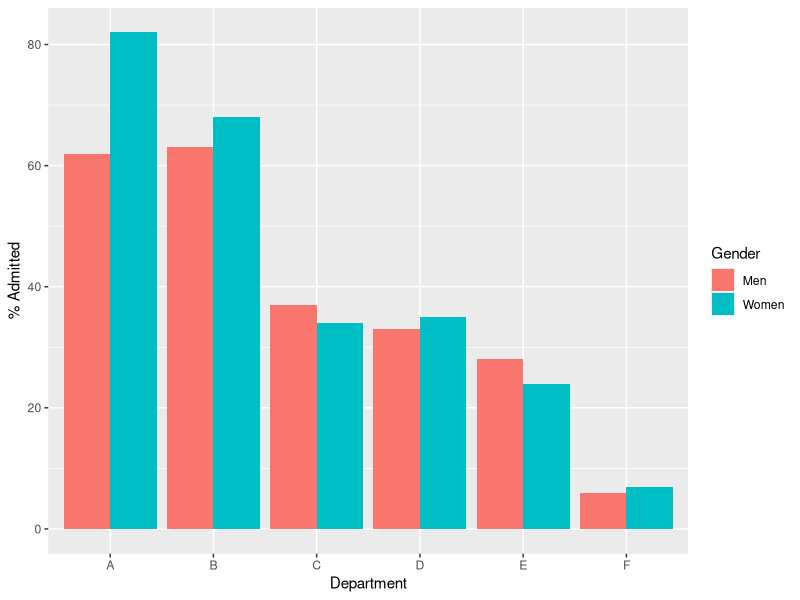
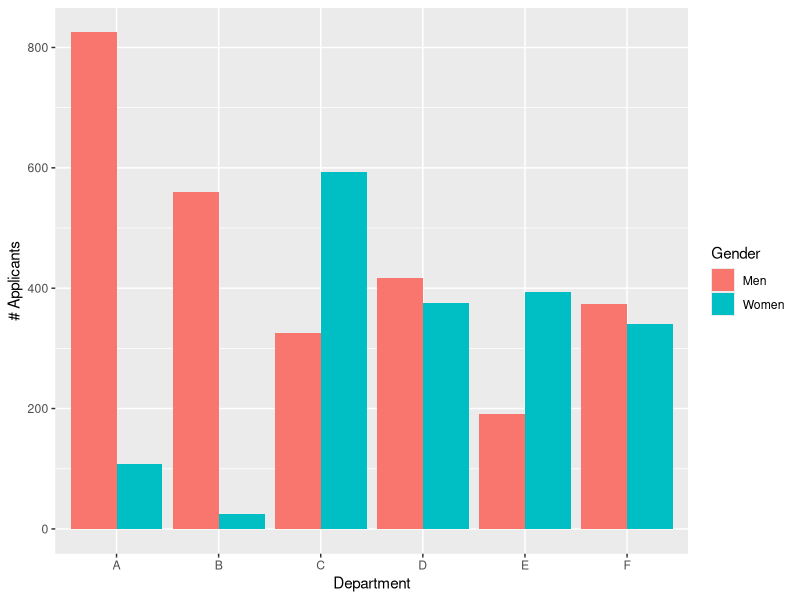
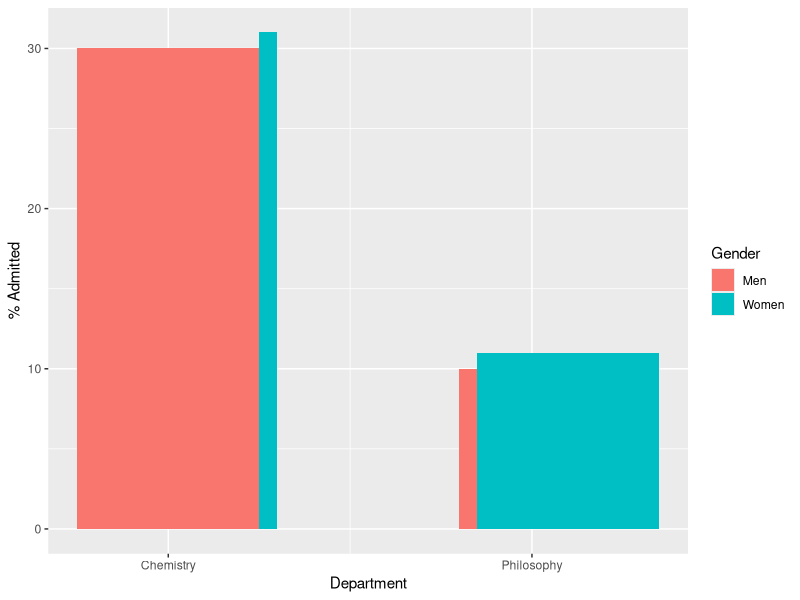

These charts were generated, in order, by the following R code:
## ---- chunk 1
library(ggplot2)

df <- data.frame(Applicants = c(825, 560, 325, 417, 191, 373,
                                108, 25, 593, 375, 393, 341),
                 Admitted = c(62, 63, 37, 33, 28, 6,
                              82, 68, 34, 35, 24, 7),
                 Gender = c('Men', 'Men', 'Men', 'Men', 'Men', 'Men',
                           'Women', 'Women', 'Women', 'Women', 'Women', 'Women'),
                 Department = c('A', 'B', 'C', 'D', 'E', 'F',
                               'A', 'B', 'C', 'D', 'E', 'F'))

ggplot(df, aes(x = Department, y = Admitted, fill = Gender)) +
    geom_bar(stat = "identity", position = "dodge") +
    ylab("% Admitted")
## ---- chunk 2
ggplot(df, aes(x = Department, y = Applicants, fill = Gender)) +
    geom_bar(stat = "identity", position = "dodge") +
    ylab("# Applicants")
## ---- chunk 3
df <- data.frame(Applicants = c(100, 10, 10, 100),
                 Admitted = c(30, 10, 31, 11),
                 Gender = c('Men', 'Men', 'Women', 'Women'),
                 Department = c('Chemistry', 'Philosophy', 'Chemistry', 'Philosophy'),
                 pos = c(2, 2.825, 2.275, 3.1))

ggplot(df, aes(x = pos, y = Admitted, fill = Gender, width = Applicants / 200)) +
    scale_x_continuous(labels = c('Chemistry', 'Philosophy'), breaks = c(2, 3)) +
    geom_bar(stat = "identity", position = "dodge") +
    xlab("Department") + ylab("% Admitted")
